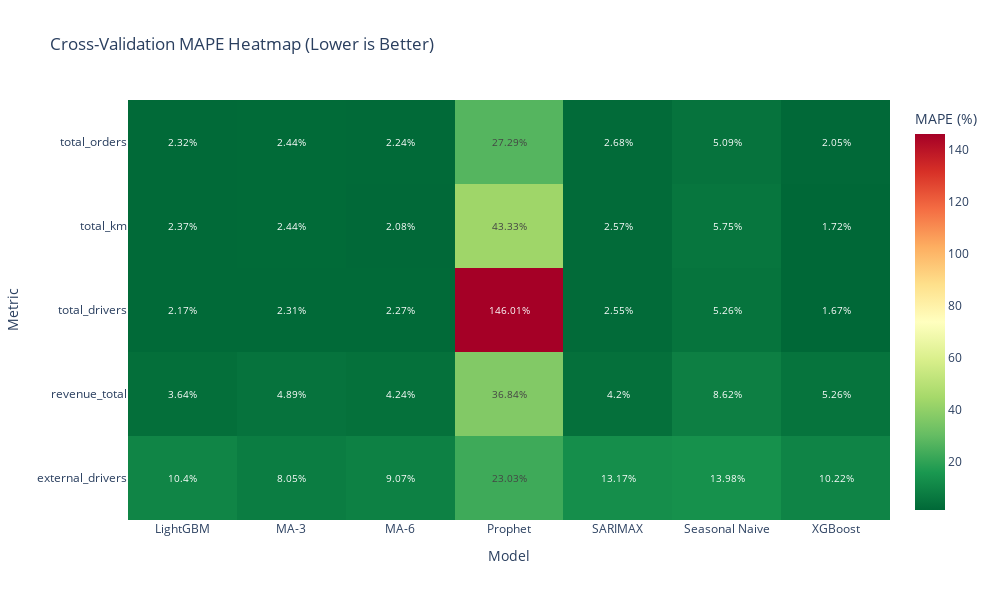

Write notebook code for a chart like this one.
### Code cell
# Visualize CV results - Heatmap
pivot_df = df_cv_results.pivot(index='metric', columns='model', values='mean_cv_mape')

fig = go.Figure(data=go.Heatmap(
    z=pivot_df.values,
    x=pivot_df.columns,
    y=pivot_df.index,
    colorscale='RdYlGn_r',
    text=np.round(pivot_df.values, 2),
    texttemplate='%{text}%',
    textfont={"size": 10},
    colorbar=dict(title="MAPE (%)")
))

fig.update_layout(
    title="Cross-Validation MAPE Heatmap (Lower is Better)",
    xaxis_title="Model",
    yaxis_title="Metric",
    height=600,
    width=1000
)

fig.show()

# Save
results_dir = Path('../results')
results_dir.mkdir(exist_ok=True)
fig.write_html(results_dir / 'cv_results_heatmap.html')
print(f"\n✓ Saved: results/cv_results_heatmap.html")

### Figure 1 — Plotly figure (JSON) as saved in the notebook; plotly's stock layout.template omitted (floating-point values rounded to 4 significant figures)
{"data": [{"colorbar": {"title": {"text": "MAPE (%)"}}, "colorscale": [[0, "rgb(0,104,55)"], [0.1, "rgb(26,152,80)"], [0.2, "rgb(102,189,99)"], [0.3, "rgb(166,217,106)"], [0.4, "rgb(217,239,139)"], [0.5, "rgb(255,255,191)"], [0.6, "rgb(254,224,139)"], [0.7, "rgb(253,174,97)"], [0.8, "rgb(244,109,67)"], [0.9, "rgb(215,48,39)"], [1, "rgb(165,0,38)"]], "text": [[10.4, 8.05, 9.07, 23.03, 13.17, 13.98, 10.22], [3.64, 4.89, 4.24, 36.84, 4.2, 8.62, 5.26], [2.17, 2.31, 2.27, 146.0, 2.55, 5.26, 1.67], [2.37, 2.44, 2.08, 43.33, 2.57, 5.75, 1.72], [2.32, 2.44, 2.24, 27.29, 2.68, 5.09, 2.05]], "textfont": {"size": 10}, "texttemplate": "%{text}%", "type": "heatmap", "x": ["LightGBM", "MA-3", "MA-6", "Prophet", "SARIMAX", "Seasonal Naive", "XGBoost"], "y": ["external_drivers", "revenue_total", "total_drivers", "total_km", "total_orders"], "z": [[10.4, 8.048, 9.067, 23.03, 13.17, 13.98, 10.22], [3.639, 4.887, 4.244, 36.84, 4.201, 8.617, 5.262], [2.173, 2.312, 2.275, 146.0, 2.55, 5.262, 1.668], [2.372, 2.444, 2.082, 43.33, 2.572, 5.749, 1.723], [2.319, 2.437, 2.237, 27.29, 2.684, 5.087, 2.045]]}], "layout": {"height": 600, "title": {"text": "Cross-Validation MAPE Heatmap (Lower is Better)"}, "width": 1000, "xaxis": {"title": {"text": "Model"}}, "yaxis": {"title": {"text": "Metric"}}}}
